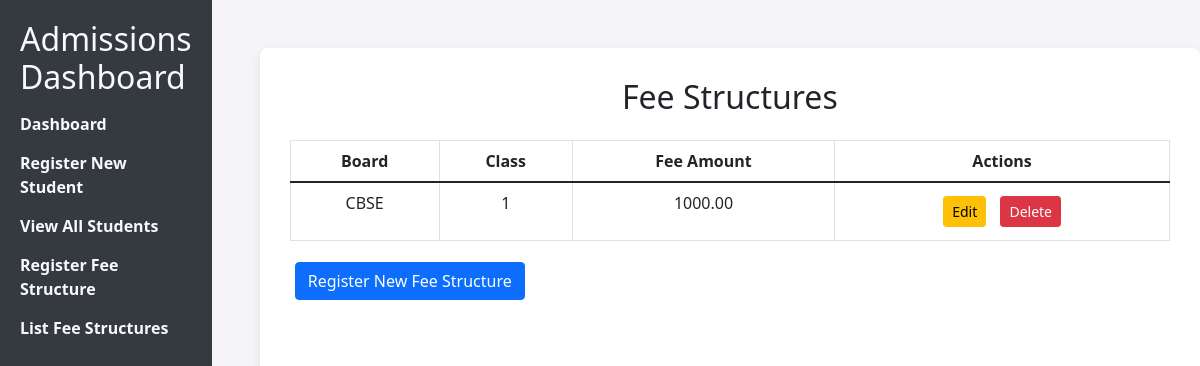
Before: /admissions/list_fee_structures/ with the older database file.
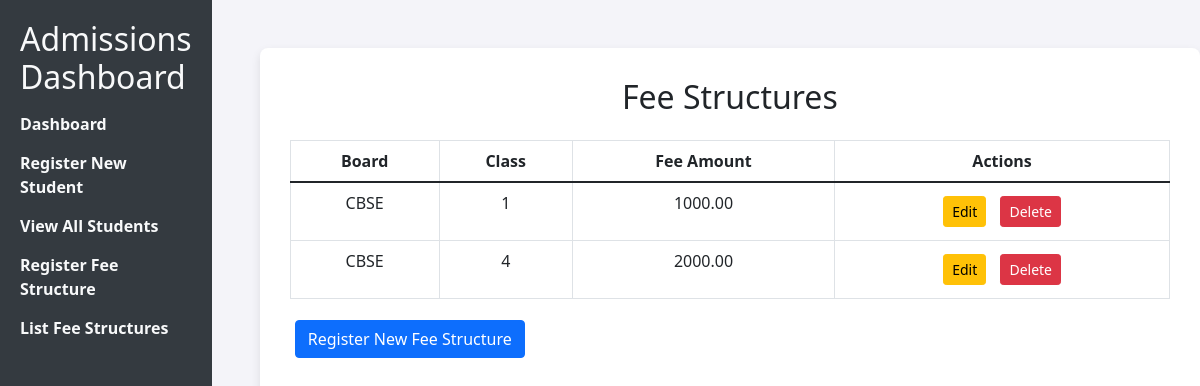
After: the same page with the newer database file.
### admissions/models.py (models this page shows, shortened)
class FeeStructure(models.Model):
    board = models.CharField(max_length=4, choices=BOARD_CHOICES)
    class_name = models.IntegerField(choices=[(i, str(i)) for i in range(1, 11)])  # Classes 1-10
    fee_amount = models.DecimalField(max_digits=10, decimal_places=2)

### admissions/views.py (the view)
# urls.py: path('list_fee_structures/', views.list_fee_structures, name='list_fee_structures'),
def list_fee_structures(request):
    fee_structures = FeeStructure.objects.all()  # Get all fee structures
    return render(request, 'admissions/list_fee_structures.html', {'fee_structures': fee_structures})

### templates/admissions/list_fee_structures.html (shortened to what this page needs)
<!DOCTYPE html>
<html lang="en">
<head>
    <link href="https://cdn.jsdelivr.net/npm/bootstrap@5.1.3/dist/css/bootstrap.min.css" rel="stylesheet">
</head>
<body>
    <div class="sidebar">
        <h2>Admissions Dashboard</h2>
        <ul>
            <li><a href="{% url 'dashboard' %}">Dashboard</a></li>
            <li><a href="{% url 'register_student' %}">Register New Student</a></li>
            <li><a href="{% url 'view_students' %}">View All Students</a></li>
            <li><a href="{% url 'register_fee_structure' %}">Register Fee Structure</a></li>
            <li><a href="{% url 'list_fee_structures' %}">List Fee Structures</a></li>
        </ul>
    </div>
    <div class="container mt-5 ms-5">
        <h2 class="text-center mb-4">Fee Structures</h2>
        <table class="table table-bordered">
            <thead>
                <tr>
                    <th>Board</th>
                    <th>Class</th>
                    <th>Fee Amount</th>
                    <th>Actions</th>
                </tr>
            </thead>
            <tbody>
                {% for fee_structure in fee_structures %}
                    <tr>
                        <td>{{ fee_structure.board }}</td>
                        <td>{{ fee_structure.class_name }}</td>
                        <td>{{ fee_structure.fee_amount }}</td>
                        <td>
                            <a href="{% url 'update_fee_structure' fee_structure.pk %}" class="btn btn-warning btn-sm">Edit</a>
                            <a href="{% url 'delete_fee_structure' fee_structure.pk %}" class="btn btn-danger btn-sm">Delete</a>
                        </td>
                    </tr>
                {% endfor %}
            </tbody>
        </table>
        <a href="{% url 'register_fee_structure' %}" class="btn btn-primary">Register New Fee Structure</a>
    </div>
</body>
</html>

Changed rows visible on the page:
added FeeStructure: board "CBSE", class_name "4", fee_amount "2000.00"
